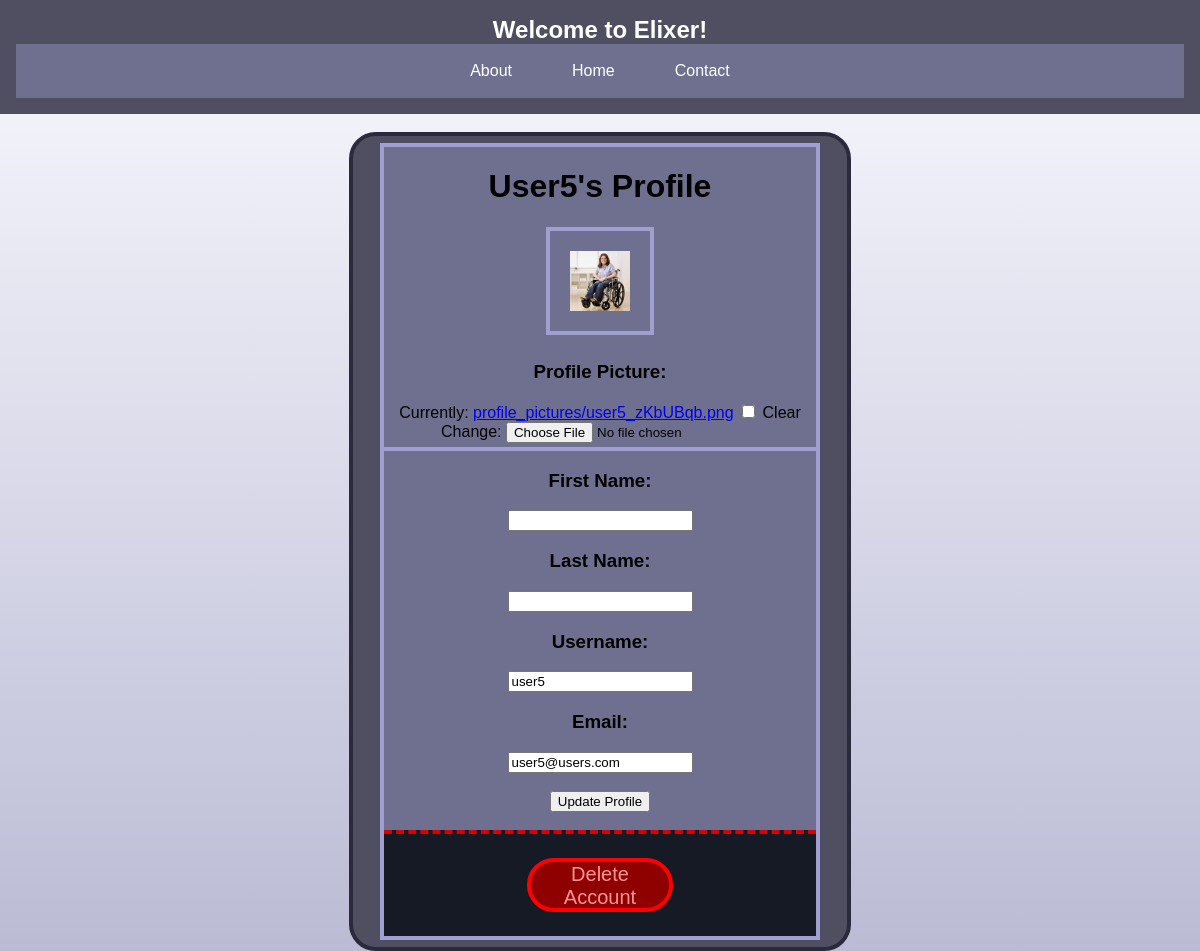
Screenshot of /profile/ (signed in) with the database file from the repository.
### app/models.py (models this page shows, shortened)
class CustomUser(AbstractUser):
    email = models.EmailField(unique=True)
    profile_picture = models.ImageField(
        upload_to="profile_pictures/",
        null=True,
        blank=True,
    )
    groups = models.ManyToManyField(
        Group,
        verbose_name=("groups"),
        blank=True,
        related_name="customuser_set",
        related_query_name="user",
    )
    user_permissions = models.ManyToManyField(
        Permission,
        verbose_name=("user permissions"),
        blank=True,
        related_name="customuser_set",
        related_query_name="user",
    )

### app/views.py (the view)
# urls.py: path("profile/", profile, name="profile"),  # Profile page
@login_required(login_url=login_view)
def profile(request):
    user = request.user
    channels = user.channels.all()
    if request.method == "POST":
        combined_form = CombinedProfileForm(request.POST, request.FILES, instance=user)
        if combined_form.is_valid():
            combined_form.save()
            return redirect("profile")
    else:
        combined_form = CombinedProfileForm(instance=user)
    context = {
        "user": user,
        "channels": channels,
        "combined_form": combined_form,
    }
    return render(request, "profile.html", context)

### app/forms.py
class CombinedProfileForm(ProfilePictureForm, UserEditForm):
    class Meta(ProfilePictureForm.Meta):
        fields = ProfilePictureForm.Meta.fields + UserEditForm.Meta.fields
    def __init__(self, *args, **kwargs):
        super(CombinedProfileForm, self).__init__(*args, **kwargs)

### app/templates/profile.html (shortened to what this page needs)
{% extends 'base.html' %} {% load static %}
{% block content %}
<br>
<div class="ChannelSettings1">
  <div class="ChannelSettings2">
<h1>{{ user.username.title }}'s Profile</h1>
<div>
  {% if user.profile_picture %}
  <img src="{{ user.profile_picture.url }}" alt="{{ user.username }}" width="60pt" class="PicBorder"/>
  {% else %}
  <img src="{% static 'images/dinosaur_profile_default.jpg' %}" alt="{{ user.username }}" width="60pt"/>
  {% endif %}
</div>
<form method="post" enctype="multipart/form-data">
  <div class="BottomBar">
  <h3>Profile Picture: </h3>
  {{ combined_form.profile_picture }}
  </div>
  <h3>First Name: </h3>
  {{ combined_form.first_name }}
  <h3>Last Name: </h3>
  {{ combined_form.last_name }}
  <h3>Username: </h3>
  {{ combined_form.username }}
  <h3>Email: </h3>
  {{ combined_form.email }}
  <br><br>
  <button type="submit">Update Profile</button>
</form>
<br>
<div class="DeleDiv1">
<div class="DeleDiv2">
  <br>
  <button id="deleteAccount" class="DeleteButton">Delete Account</button
  >
  <br>
</div>
</div>
</div>
</div>
{% endblock %}

### app/static/styles.css (style rules this page uses)
:root { --darker_blue: #4f4f61; --lighter_blue: #6f708f; --border_exterior: #4d62b0; --border_interior: #001359; }
.GradBod { font-family: "Arial", sans-serif; background-size: cover; background-image: linear-gradient(to bottom, #f9f9ff, #bbbbd5); margin: 0; padding: 0; height: 100%; box-sizing: border-box; background-repeat: no-repeat; background-attachment: fixed; }
.ChannelSettings1 { padding: 5pt; text-align: center; border-radius: 20pt; margin-right: auto; margin-left: auto; border: rgb(42, 42, 60) solid 3pt; background-color: #4f4f61; width: 40%; }
.ChannelSettings2 { height: 99%; width: 90%; margin-right: auto; margin-left: auto; background-color: #6f708f; border: solid 3pt rgb(159, 159, 209); }
.DeleDiv1 { border-top: dashed 3pt rgb(218, 0, 0); padding: 5pt; background-color: rgb(22, 26, 36); color: rgb(255, 109, 109); }
.DeleteButton { background-color: rgb(143, 0, 0); color: rgb(255, 148, 148); font-size: 15pt; width: 110pt; height: 40pt; border-radius: 20pt; border: solid 3pt red; transition: ease 0.3s; text-align: center; margin-right: auto; margin-left: auto; }
.BottomBar { padding: 3pt; border-bottom: solid 3pt rgb(159, 159, 209); }
.PicBorder { border: solid 3pt rgb(159, 159, 209); padding: 15pt; }
html { height: 100%; }

### rows the page displays
CustomUser: username "User5", profile_picture (picture), username "user5", email "user5@users.com"
